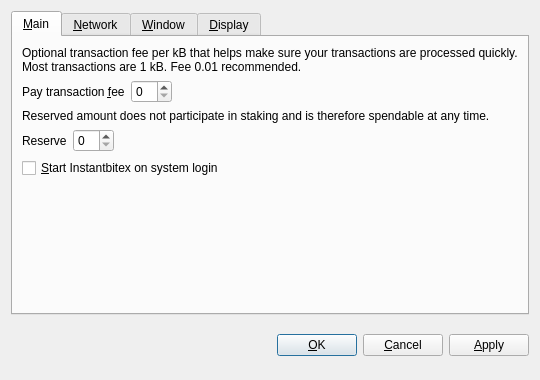
<?xml version="1.0" encoding="UTF-8"?>
<ui version="4.0">
 <class>OptionsDialog</class>
 <widget class="QDialog" name="OptionsDialog">
  <property name="geometry">
   <rect>
    <x>0</x>
    <y>0</y>
    <width>540</width>
    <height>380</height>
   </rect>
  </property>
  <property name="windowTitle">
   <string>Options</string>
  </property>
  <property name="modal">
   <bool>true</bool>
  </property>
  <layout class="QVBoxLayout" name="verticalLayout">
   <item>
    <widget class="QTabWidget" name="tabWidget">
     <property name="tabPosition">
      <enum>QTabWidget::North</enum>
     </property>
     <property name="currentIndex">
      <number>0</number>
     </property>
     <widget class="QWidget" name="tabMain">
      <attribute name="title">
       <string>&amp;Main</string>
      </attribute>
      <layout class="QVBoxLayout" name="verticalLayout_Main">
       <item>
        <widget class="QLabel" name="transactionFeeInfoLabel">
         <property name="text">
          <string>Optional transaction fee per kB that helps make sure your transactions are processed quickly. Most transactions are 1 kB. Fee 0.01 recommended.</string>
         </property>
         <property name="textFormat">
          <enum>Qt::PlainText</enum>
         </property>
         <property name="wordWrap">
          <bool>true</bool>
         </property>
        </widget>
       </item>
       <item>
        <layout class="QHBoxLayout" name="horizontalLayoutFee">
         <item>
          <widget class="QLabel" name="transactionFeeLabel">
           <property name="text">
            <string>Pay transaction &amp;fee</string>
           </property>
           <property name="textFormat">
            <enum>Qt::PlainText</enum>
           </property>
           <property name="buddy">
            <cstring>transactionFee</cstring>
           </property>
          </widget>
         </item>
         <item>
          <widget class="BitcoinAmountField" name="transactionFee"/>
         </item>
         <item>
          <spacer name="horizontalSpacerFee">
           <property name="orientation">
            <enum>Qt::Horizontal</enum>
           </property>
           <property name="sizeHint" stdset="0">
            <size>
             <width>40</width>
             <height>20</height>
            </size>
           </property>
          </spacer>
         </item>
        </layout>
       </item>
       <item>
        <widget class="QLabel" name="reserveBalanceInfoLabel">
         <property name="text">
          <string>Reserved amount does not participate in staking and is therefore spendable at any time.</string>
         </property>
         <property name="textFormat">
          <enum>Qt::PlainText</enum>
         </property>
         <property name="wordWrap">
          <bool>true</bool>
         </property>
        </widget>
       </item>
       <item>
        <layout class="QHBoxLayout" name="horizontalLayoutReserveBalance">
         <item>
          <widget class="QLabel" name="reserveBalanceLabel">
           <property name="text">
            <string>Reserve</string>
           </property>
           <property name="textFormat">
            <enum>Qt::PlainText</enum>
           </property>
           <property name="buddy">
            <cstring>reserveBalance</cstring>
           </property>
          </widget>
         </item>
         <item>
          <widget class="BitcoinAmountField" name="reserveBalance"/>
         </item>
         <item>
          <spacer name="horizontalSpacerReserveBalance">
           <property name="orientation">
            <enum>Qt::Horizontal</enum>
           </property>
           <property name="sizeHint" stdset="0">
            <size>
             <width>40</width>
             <height>20</height>
            </size>
           </property>
          </spacer>
         </item>
        </layout>
       </item>
       <item>
        <widget class="QCheckBox" name="bitcoinAtStartup">
         <property name="toolTip">
          <string>Automatically start Instantbitex after logging in to the system.</string>
         </property>
         <property name="text">
          <string>&amp;Start Instantbitex on system login</string>
         </property>
        </widget>
       </item>
       <item>
        <spacer name="verticalSpacer_Main">
         <property name="orientation">
          <enum>Qt::Vertical</enum>
         </property>
         <property name="sizeHint" stdset="0">
          <size>
           <width>20</width>
           <height>40</height>
          </size>
         </property>
        </spacer>
       </item>
      </layout>
     </widget>
     <widget class="QWidget" name="tabNetwork">
      <attribute name="title">
       <string>&amp;Network</string>
      </attribute>
      <layout class="QVBoxLayout" name="verticalLayout_Network">
       <item>
        <widget class="QCheckBox" name="mapPortUpnp">
         <property name="toolTip">
          <string>Automatically open the Instantbitex client port on the router. This only works when your router supports UPnP and it is enabled.</string>
         </property>
         <property name="text">
          <string>Map port using &amp;UPnP</string>
         </property>
        </widget>
       </item>
       <item>
        <widget class="QCheckBox" name="connectSocks">
         <property name="toolTip">
          <string>Connect to the Instantbitex network through a SOCKS proxy (e.g. when connecting through Tor).</string>
         </property>
         <property name="text">
          <string>&amp;Connect through SOCKS proxy:</string>
         </property>
        </widget>
       </item>
       <item>
        <layout class="QHBoxLayout" name="horizontalLayout_Network">
         <item>
          <widget class="QLabel" name="proxyIpLabel">
           <property name="text">
            <string>Proxy &amp;IP:</string>
           </property>
           <property name="textFormat">
            <enum>Qt::PlainText</enum>
           </property>
           <property name="buddy">
            <cstring>proxyIp</cstring>
           </property>
          </widget>
         </item>
         <item>
          <widget class="QValidatedLineEdit" name="proxyIp">
           <property name="maximumSize">
            <size>
             <width>140</width>
             <height>16777215</height>
            </size>
           </property>
           <property name="toolTip">
            <string>IP address of the proxy (e.g. 127.0.0.1)</string>
           </property>
          </widget>
         </item>
         <item>
          <widget class="QLabel" name="proxyPortLabel">
           <property name="text">
            <string>&amp;Port:</string>
           </property>
           <property name="textFormat">
            <enum>Qt::PlainText</enum>
           </property>
           <property name="buddy">
            <cstring>proxyPort</cstring>
           </property>
          </widget>
         </item>
         <item>
          <widget class="QLineEdit" name="proxyPort">
           <property name="maximumSize">
            <size>
             <width>55</width>
             <height>16777215</height>
            </size>
           </property>
           <property name="toolTip">
            <string>Port of the proxy (e.g. 9050)</string>
           </property>
          </widget>
         </item>
         <item>
          <widget class="QLabel" name="socksVersionLabel">
           <property name="text">
            <string>SOCKS &amp;Version:</string>
           </property>
           <property name="textFormat">
            <enum>Qt::PlainText</enum>
           </property>
           <property name="buddy">
            <cstring>socksVersion</cstring>
           </property>
          </widget>
         </item>
         <item>
          <widget class="QValueComboBox" name="socksVersion">
           <property name="toolTip">
            <string>SOCKS version of the proxy (e.g. 5)</string>
           </property>
          </widget>
         </item>
         <item>
          <spacer name="horizontalSpacer_Network">
           <property name="orientation">
            <enum>Qt::Horizontal</enum>
           </property>
           <property name="sizeHint" stdset="0">
            <size>
             <width>40</width>
             <height>20</height>
            </size>
           </property>
          </spacer>
         </item>
        </layout>
       </item>
       <item>
        <spacer name="verticalSpacer_Network">
         <property name="orientation">
          <enum>Qt::Vertical</enum>
         </property>
         <property name="sizeHint" stdset="0">
          <size>
           <width>20</width>
           <height>40</height>
          </size>
         </property>
        </spacer>
       </item>
      </layout>
     </widget>
     <widget class="QWidget" name="tabWindow">
      <attribute name="title">
       <string>&amp;Window</string>
      </attribute>
      <layout class="QVBoxLayout" name="verticalLayout_Window">
       <item>
        <widget class="QCheckBox" name="minimizeToTray">
         <property name="toolTip">
          <string>Show only a tray icon after minimizing the window.</string>
         </property>
         <property name="text">
          <string>&amp;Minimize to the tray instead of the taskbar</string>
         </property>
        </widget>
       </item>
       <item>
        <widget class="QCheckBox" name="minimizeOnClose">
         <property name="toolTip">
          <string>Minimize instead of exit the application when the window is closed. When this option is enabled, the application will be closed only after selecting Quit in the menu.</string>
         </property>
         <property name="text">
          <string>M&amp;inimize on close</string>
         </property>
        </widget>
       </item>
       <item>
        <spacer name="verticalSpacer_Window">
         <property name="orientation">
          <enum>Qt::Vertical</enum>
         </property>
         <property name="sizeHint" stdset="0">
          <size>
           <width>20</width>
           <height>40</height>
          </size>
         </property>
        </spacer>
       </item>
      </layout>
     </widget>
     <widget class="QWidget" name="tabDisplay">
      <attribute name="title">
       <string>&amp;Display</string>
      </attribute>
      <layout class="QVBoxLayout" name="verticalLayout_Display">
       <item>
        <layout class="QHBoxLayout" name="horizontalLayout_1_Display">
         <item>
          <widget class="QLabel" name="langLabel">
           <property name="text">
            <string>User Interface &amp;language:</string>
           </property>
           <property name="textFormat">
            <enum>Qt::PlainText</enum>
           </property>
           <property name="buddy">
            <cstring>lang</cstring>
           </property>
          </widget>
         </item>
         <item>
          <widget class="QValueComboBox" name="lang">
           <property name="toolTip">
            <string>The user interface language can be set here. This setting will take effect after restarting Instantbitex.</string>
           </property>
          </widget>
         </item>
        </layout>
       </item>
       <item>
        <layout class="QHBoxLayout" name="horizontalLayout_2_Display">
         <item>
          <widget class="QLabel" name="unitLabel">
           <property name="text">
            <string>&amp;Unit to show amounts in:</string>
           </property>
           <property name="textFormat">
            <enum>Qt::PlainText</enum>
           </property>
           <property name="buddy">
            <cstring>unit</cstring>
           </property>
          </widget>
         </item>
         <item>
          <widget class="QValueComboBox" name="unit">
           <property name="toolTip">
            <string>Choose the default subdivision unit to show in the interface and when sending coins.</string>
           </property>
          </widget>
         </item>
        </layout>
       </item>
       <item>
        <widget class="QCheckBox" name="displayAddresses">
         <property name="toolTip">
          <string>Whether to show Instantbitex addresses in the transaction list or not.</string>
         </property>
         <property name="text">
          <string>&amp;Display addresses in transaction list</string>
         </property>
        </widget>
       </item>
       <item>
        <widget class="QCheckBox" name="coinControlFeatures">
         <property name="toolTip">
          <string>Whether to show coin control features or not.</string>
         </property>
         <property name="text">
          <string>Display coin &amp;control features (experts only!)</string>
         </property>
        </widget>
       </item>
       <item>
        <spacer name="verticalSpacer_Display">
         <property name="orientation">
          <enum>Qt::Vertical</enum>
         </property>
         <property name="sizeHint" stdset="0">
          <size>
           <width>20</width>
           <height>40</height>
          </size>
         </property>
        </spacer>
       </item>
      </layout>
     </widget>
    </widget>
   </item>
   <item>
    <layout class="QHBoxLayout" name="horizontalLayout_Buttons">
     <item>
      <spacer name="horizontalSpacer_1">
       <property name="orientation">
        <enum>Qt::Horizontal</enum>
       </property>
       <property name="sizeHint" stdset="0">
        <size>
         <width>40</width>
         <height>48</height>
        </size>
       </property>
      </spacer>
     </item>
     <item>
      <widget class="QLabel" name="statusLabel">
       <property name="font">
        <font>
         <weight>75</weight>
         <bold>true</bold>
        </font>
       </property>
       <property name="text">
        <string/>
       </property>
       <property name="textFormat">
        <enum>Qt::PlainText</enum>
       </property>
       <property name="wordWrap">
        <bool>true</bool>
       </property>
      </widget>
     </item>
     <item>
      <spacer name="horizontalSpacer_2">
       <property name="orientation">
        <enum>Qt::Horizontal</enum>
       </property>
       <property name="sizeHint" stdset="0">
        <size>
         <width>40</width>
         <height>48</height>
        </size>
       </property>
      </spacer>
     </item>
     <item>
      <widget class="QPushButton" name="okButton">
       <property name="text">
        <string>&amp;OK</string>
       </property>
      </widget>
     </item>
     <item>
      <widget class="QPushButton" name="cancelButton">
       <property name="text">
        <string>&amp;Cancel</string>
       </property>
       <property name="autoDefault">
        <bool>false</bool>
       </property>
      </widget>
     </item>
     <item>
      <widget class="QPushButton" name="applyButton">
       <property name="text">
        <string>&amp;Apply</string>
       </property>
       <property name="autoDefault">
        <bool>false</bool>
       </property>
      </widget>
     </item>
    </layout>
   </item>
  </layout>
 </widget>
 <customwidgets>
  <customwidget>
   <class>BitcoinAmountField</class>
   <extends>QSpinBox</extends>
   <header>bitcoinamountfield.h</header>
  </customwidget>
  <customwidget>
   <class>QValueComboBox</class>
   <extends>QComboBox</extends>
   <header>qvaluecombobox.h</header>
  </customwidget>
  <customwidget>
   <class>QValidatedLineEdit</class>
   <extends>QLineEdit</extends>
   <header>qvalidatedlineedit.h</header>
  </customwidget>
 </customwidgets>
 <resources/>
 <connections/>
</ui>
